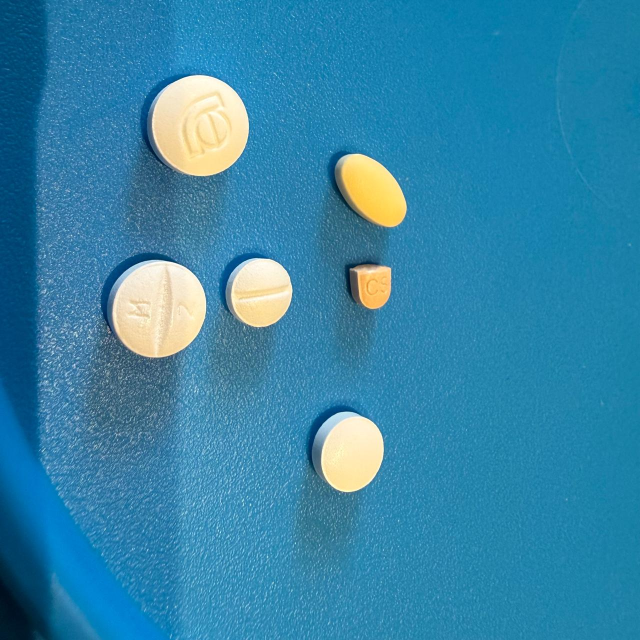
#> input picture images/n1.jpeg, 1280 x 1280 px (shown at 1/2 size); its folder holds only this picture in this run
$ jupyter execute draft_e_debug.ipynb
#> lines starting #> are read from the running program, lines starting #| are printed output that depends on the picture; after the words box and inside, x2 and y2 are one past the last pixel; in counts of white or black regions, pixels touching at a corner belong together
[cell 1]
import cv2
import numpy as np
import matplotlib.pyplot as plt
import os

def exibir_deteccao_comprimidos(caminho_imagem, area_min=1500, circularidade_min=0.6):
#> called with caminho_imagem = 'images/n1.jpeg', area_min = 1500, circularidade_min = 0.6
    img = cv2.imread(caminho_imagem)
#> img is the input picture: shape (1280, 1280, 3); mean B, G, R 168.5, 132.7, 51.9
    if img is None:
        print(f"Erro ao carregar: {caminho_imagem}")
        return

    img_rgb = cv2.cvtColor(img, cv2.COLOR_BGR2RGB)
    gray = cv2.cvtColor(img, cv2.COLOR_BGR2GRAY)
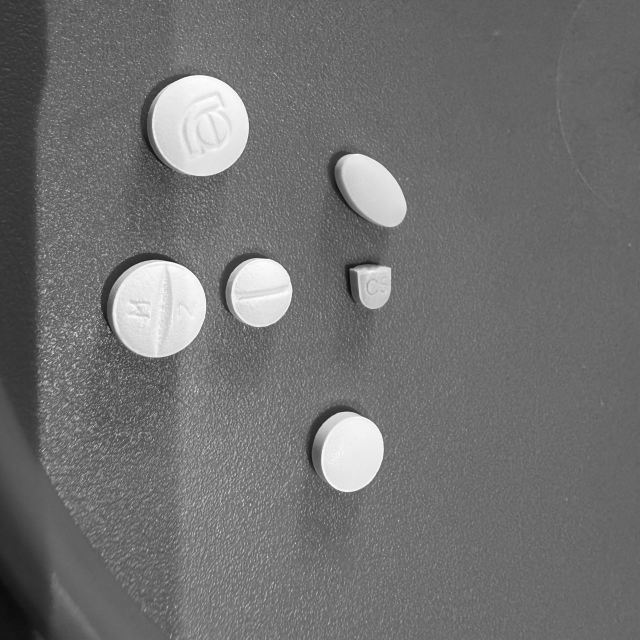
#> gray: shape (1280, 1280) (shown at 1/2 size); min 7, max 255, mean 112.6

    # Pré-processamento
    blur = cv2.GaussianBlur(gray, (21, 21), 0)
    _, binary = cv2.threshold(blur, 0, 255, cv2.THRESH_BINARY + cv2.THRESH_OTSU)
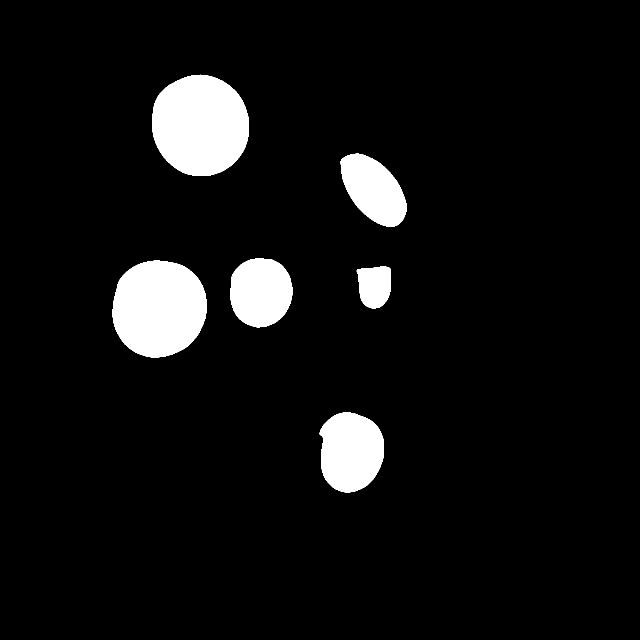
#> binary: shape (1280, 1280) (shown at 1/2 size); 6.6% white; 6 white regions, box (x1, y1, x2, y2) and area: (304, 149, 498, 352) 31129, (225, 521, 414, 715) 29148, (639, 825, 768, 985) 16402, (461, 517, 585, 655) 13808, (681, 307, 814, 454) 12721, (713, 533, 782, 617) 4707

    # Morfologia
    kernel = np.ones((15, 15), np.uint8)
    opening = cv2.morphologyEx(binary, cv2.MORPH_OPEN, kernel)
#> opening: shape (1280, 1280); 6.6% white; 6 white regions

    # Contornos
    contours, _ = cv2.findContours(opening, cv2.RETR_EXTERNAL, cv2.CHAIN_APPROX_SIMPLE)
#> contours = 6 contours; box (x1, y1, x2, y2) and area: (304, 150, 498, 352) 30845, (225, 522, 413, 715) 28849, (642, 825, 768, 984) 16154, (461, 517, 585, 654) 13610, (683, 308, 813, 453) 12490, (717, 534, 782, 616) 4524

    result = img_rgb.copy()
    count = 0

    for cnt in contours:
        area = cv2.contourArea(cnt)
        if area > area_min:
            perimeter = cv2.arcLength(cnt, True)
            circularity = 4 * np.pi * area / (perimeter * perimeter) if perimeter > 0 else 0

            if circularity > circularidade_min:
                count += 1

                tipo = "Redonda" if circularity > 0.85 else "Elipse"

                cv2.drawContours(result, [cnt], -1, (0, 255, 0), 5)

                M = cv2.moments(cnt)
                cX = int(M["m10"] / M["m00"]) if M["m00"] != 0 else 0
                cY = int(M["m01"] / M["m00"]) if M["m00"] != 0 else 0

                label = f"#{count}: {tipo}"
                cv2.putText(result, label, (cX + 50, cY), cv2.FONT_HERSHEY_SIMPLEX, 1.2, (0, 255, 0), 3)
#> this loop made 6 passes
#> (area, perimeter, circularity, tipo, cX, cY, label) on passes 1 to 6: (16154, 483.8, 0.867, 'Redonda', 701, 903, '#1: Redonda'), (4524.5, 262.5, 0.825, 'Elipse', 749, 571, '#2: Elipse'), (28849, 636.2, 0.896, 'Redonda', 317, 616, '#3: Redonda'), (13610.5, 436.6, 0.897, 'Redonda', 521, 583, '#4: Redonda'), (12490, 447.6, 0.783, 'Elipse', 747, 379, '#5: Elipse'), (30845, 656.8, 0.899, 'Redonda', 400, 250, '#6: Redonda')
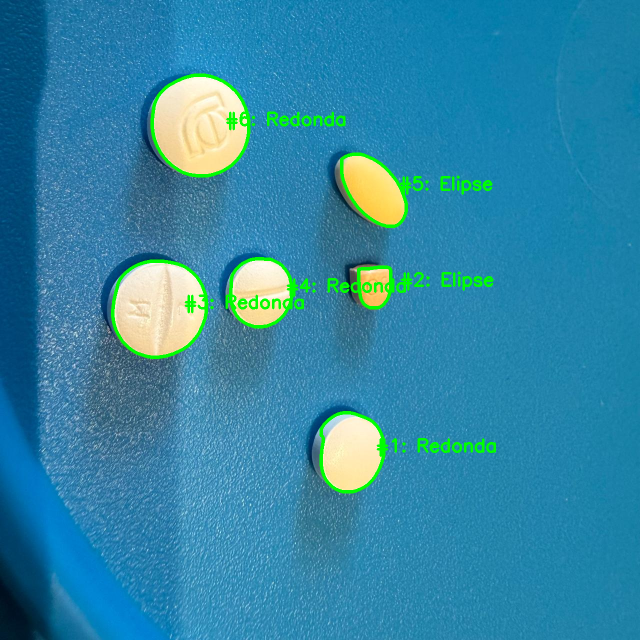
#> result: shape (1280, 1280, 3) (shown at 1/2 size); mean R, G, B 49.2, 134.5, 165
#> after the loop, count = 6

    plt.figure(figsize=(16, 8))

    plt.subplot(1, 2, 1)
    plt.title(f"Máscara: {os.path.basename(caminho_imagem)}")
    plt.imshow(opening, cmap='gray')
    plt.axis('off')

    plt.subplot(1, 2, 2)
    plt.title(f"Resultado: {count} Detectados")
    plt.imshow(result)
    plt.axis('off')

    plt.tight_layout()
    plt.show()
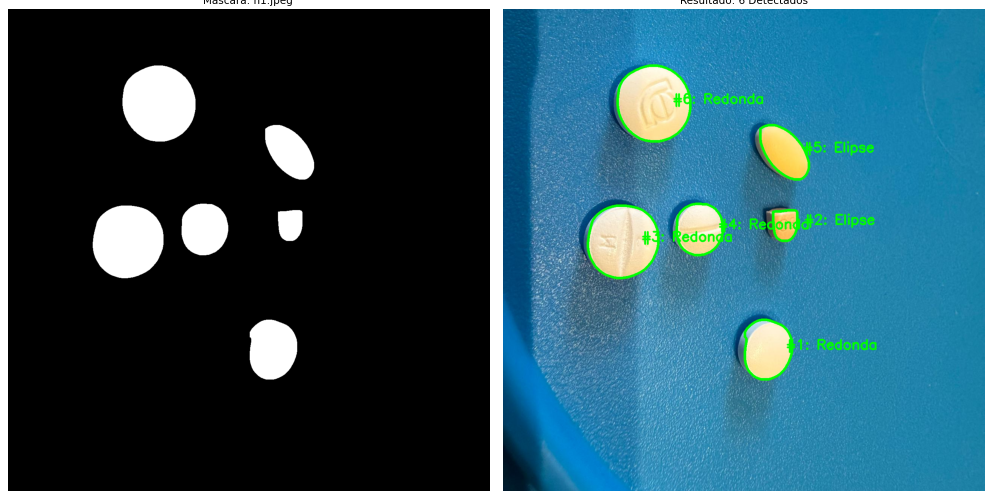
#> figure drawn by matplotlib, 2 panels

pasta = "images"
extensoes = ('.jpg', '.jpeg', '.png')

if os.path.exists(pasta):
    arquivos = [f for f in os.listdir(pasta) if f.lower().endswith(extensoes)]
    for arquivo in arquivos:
        exibir_deteccao_comprimidos(os.path.join(pasta, arquivo))
else:
    print(f"Pasta {pasta} nao encontrada.")

$ run again, on images/n4.jpeg
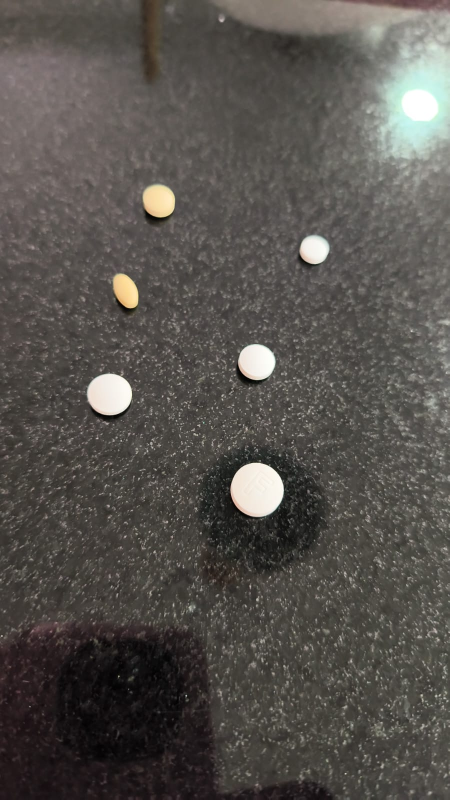
#> input picture images/n4.jpeg, 899 x 1599 px (shown at 1/2 size)
#> in exibir_deteccao_comprimidos, img is the input picture: shape (1599, 899, 3); mean B, G, R 77.8, 82.2, 86
#> in exibir_deteccao_comprimidos, `_, binary = cv2.threshold(blur, 0, 255, cv2.THRESH_BINARY + cv2.THRESH..`:
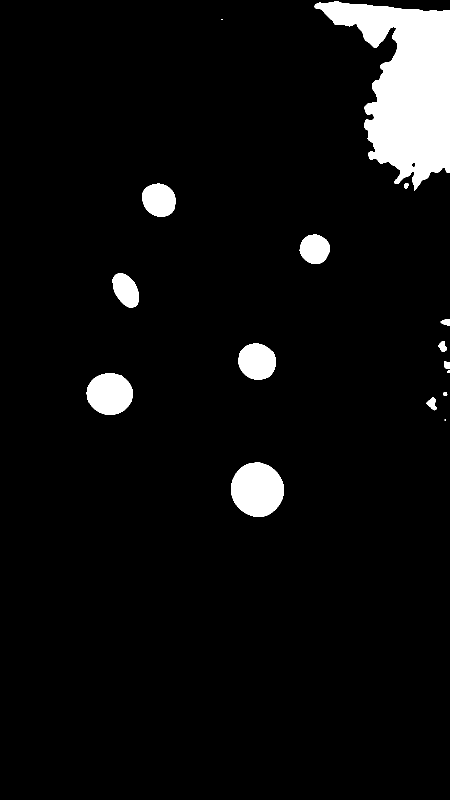
#> binary: shape (1599, 899) (shown at 1/2 size); 5.7% white; 16 white regions (2 under 20 px), largest, box (x1, y1, x2, y2) and area: (629, 2, 899, 381) 53059, (462, 925, 568, 1034) 8967, (173, 746, 265, 830) 6040
#> opening: shape (1599, 899); 5.6% white; 7 white regions
#> contours = 7 contours; box (x1, y1, x2, y2) and area: (645, 4, 899, 367) 51287, (462, 926, 567, 1033) 8780, (174, 747, 265, 829) 5890, (478, 688, 551, 759) 4162, (285, 368, 350, 433) 3392, (601, 470, 659, 527) 2631, (226, 548, 277, 614) 2461
#> the loop in exibir_deteccao_comprimidos, `for cnt in contours:` made 7 passes
#> (area, perimeter, circularity, tipo, cX, cY, label) on passes 1 to 6: (8780.5, 349.1, 0.905, 'Redonda', 514, 978, '#1: Redonda'), (5890, 285.8, 0.906, 'Redonda', 219, 787, '#2: Redonda'), (4161.5, 240.1, 0.907, 'Redonda', 513, 722, '#3: Redonda'), (2461, 193.7, 0.824, 'Elipse', 251, 580, '#4: Elipse'), (2631, 190.9, 0.908, 'Redonda', 629, 497, '#5: Redonda'), (3392, 217.3, 0.902, 'Redonda', 317, 399, '#6: Redonda')
#> after the loop in exibir_deteccao_comprimidos, `for cnt in contours:`:
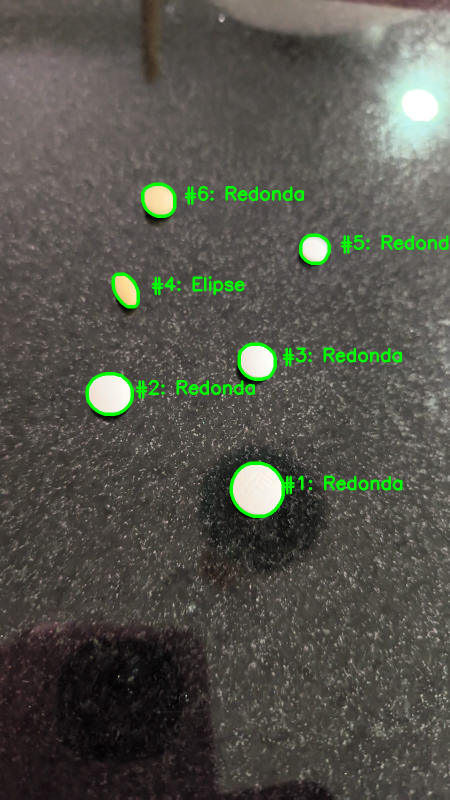
#> result: shape (1599, 899, 3) (shown at 1/2 size); mean R, G, B 84, 84.9, 76
#> after the loop in exibir_deteccao_comprimidos, `for cnt in contours:`: count = 6
